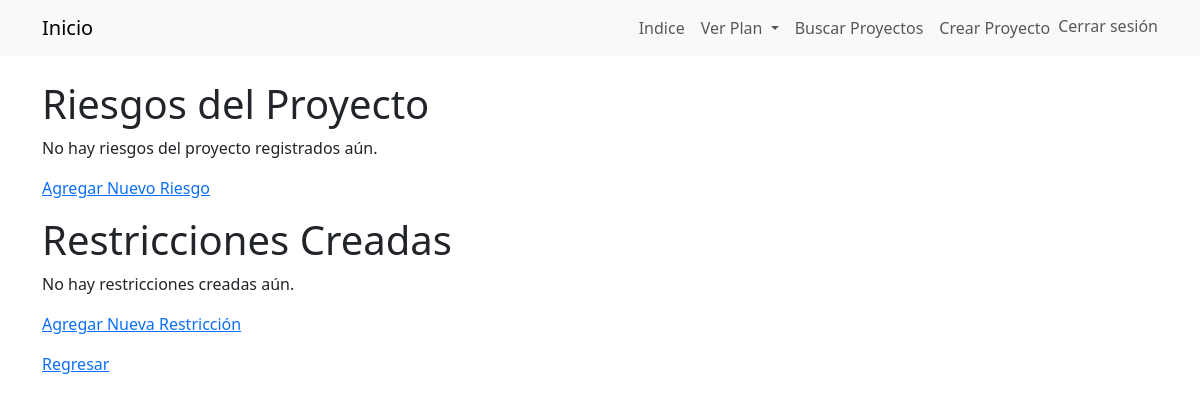
Before: /project-plan/13/view-risks/ with the older database file.
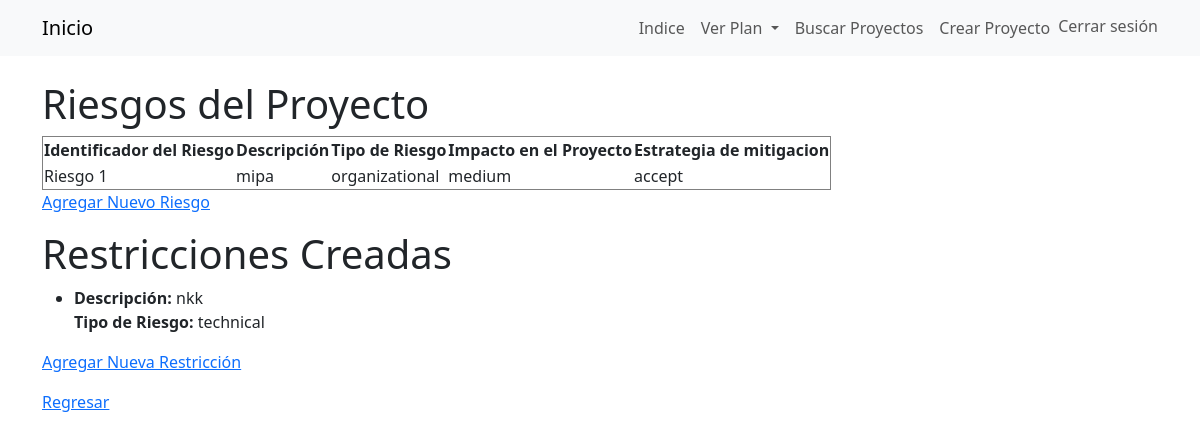
After: the same page with the newer database file.
### creadorAPP/models.py (models this page shows, shortened)
class ProjectRisks(models.Model):
    RISK_TYPES = [
        ('Técnico', 'Técnico'),
        ('Organizativo', 'Organizativo'),
        ('Financiero', 'Financiero'),
    ]
    MITIGATION_STRATEGIES = [
        ('Evitar', 'Evitar'),
        ('Aceptar', 'Aceptar'),
        ('Transferir', 'Transferir'),
        ('Controlar', 'Controlar'),
    ]
    project_plan = models.ForeignKey(ProjectPlan, on_delete=models.CASCADE, related_name='risks')
    risk_identifier = models.CharField(max_length=50, unique=True)
    description = models.TextField()
    risk_type = models.CharField(max_length=30, choices=RISK_TYPES)
    identification_date = models.DateField(auto_now_add=True)
    probability = models.CharField(max_length=30, choices=[
        ('Baja', 'Baja'),
        ('Media', 'Media'),
        ('Alta', 'Alta'),
    ])
    severity_level = models.CharField(max_length=30, choices=[
        ('Bajo', 'Bajo'),
        ('Medio', 'Medio'),
        ('Alto', 'Alto'),
    ])
    mitigation_strategy = models.CharField(max_length=30, choices=MITIGATION_STRATEGIES)

class Restriccion(models.Model):
    RISK_TYPES = [
       ('Técnico', 'Técnico'),
        ('Organizativo', 'Organizativo'),
        ('Financiero', 'Financiero'),
    ]
    proyecto = models.ForeignKey(ProjectPlan, on_delete=models.CASCADE, related_name='restricciones')
    descripcion = models.TextField(help_text="Descripción de la restricción.")
    tipo_riesgo = models.CharField(
        max_length=30,
        choices=RISK_TYPES,
        verbose_name="Tipo de Riesgo",
        null=True,
        blank=True,
        help_text="Tipo de riesgo asociado con esta restricción."
    )
    fecha_creacion = models.DateTimeField(auto_now_add=True)

### creadorAPP/views.py (the view)
# urls.py: path('project-plan/<int:project_id>/view-risks/', views.view_risks, name='view_risks'),
def view_risks(request, project_id):
    project_risks = ProjectRisks.objects.filter(project_plan = project_id)
    restricciones = Restriccion.objects.filter(proyecto=project_id)
    return render(request, 'projects/view_risks.html', {'project_risks': project_risks, 'project_id': project_id, 'restricciones':restricciones})

### creadorAPP/templates/projects/view_risks.html (shortened to what this page needs)
{% extends 'base.html' %}
{% block content %}
<body>
    <h1>Riesgos del Proyecto</h1>
    {% if project_risks %}
        <table border="1">
            <thead>
                <tr>
                    <th>Identificador del Riesgo</th>
                    <th>Descripción</th>
                    <th>Tipo de Riesgo</th>
                    <th>Impacto en el Proyecto</th>
                    <th>Estrategia de mitigacion</th>
                </tr>
            </thead>
            <tbody>
                {% for risk in project_risks %}
                    <tr>
                        <td>{{ risk.risk_identifier }}</td>
                        <td>{{ risk.description }}</td>
                        <td>{{ risk.risk_type }}</td>
                        <td>{{ risk.severity_level }}</td>
                        <td>{{ risk.mitigation_strategy }}</td>
                    </tr>
                {% endfor %}
            </tbody>
        </table>
    {% else %}
        <p>No hay riesgos del proyecto registrados aún.</p>
    {% endif %}
    <p><a href="{% url 'define_risks' project_id %}">Agregar Nuevo Riesgo</a></p>
    <h1>Restricciones Creadas</h1>
    {% if restricciones %}
        <ul>
            {% for restriccion in restricciones %}
                <li>
                <strong>Descripción:</strong> {{ restriccion.descripcion }}<br>
                <strong>Tipo de Riesgo:</strong>
                {% if restriccion.tipo_riesgo %}
                    {{ restriccion.get_tipo_riesgo_display }}
                {% else %}
                    <em>No especificado</em>
                {% endif %}
                </li>
            {% endfor %}
        </ul>
    {% else %}
        <p>No hay restricciones creadas aún.</p>
    {% endif %}
    <p><a href="{% url 'agregar_restriccion' project_id %}">Agregar Nueva Restricción</a></p>
    <p><a href="{% url 'view_project_plan' project_id %}">Regresar</a></p>
</body>
{% endblock %}

### creadorAPP/templates/base.html (shortened to what this page needs)
<!DOCTYPE html>
<html lang="es">
  <head>
    <link
      href="https://cdn.jsdelivr.net/npm/bootstrap@5.3.0-alpha1/dist/css/bootstrap.min.css"
      rel="stylesheet"
    />
  </head>
  <body>
    <nav class="navbar navbar-expand-lg navbar-light bg-light">
      <div class="container">
        <a class="navbar-brand" href="{% url 'home' %}">Inicio</a>
        <div class="collapse navbar-collapse" id="navbarNav">
          <ul class="navbar-nav ms-auto">
            <li class="nav-item">
              {% if project_id %}
                <a class="nav-link" href="{% url 'indice' project_id %}">Indice</a>
              {% else %}
                <a class="nav-link disabled" href="#">Indice</a>
              {% endif %}
            </li>
            <li class="nav-item dropdown">
              {% if project_id %}
                <a
                  class="nav-link dropdown-toggle"
                  href="{% url 'view_project_plan' project_id %}"
                  id="navbarDropdown"
                  role="button"
                  data-bs-toggle="dropdown"
                  aria-expanded="false"
                >
                  Ver Plan
                </a>
              {% else %}
                <a class="nav-link disabled" href="#">Ver Plan</a>
              {% endif %}
            </li>
            <li class="nav-item">
              <a class="nav-link" href="{% url 'search' %}">Buscar Proyectos</a>
            </li>
            <li class="nav-item">
              <a class="nav-link" href="{% url 'define_project_plan' %}">
                Crear Proyecto
              </a>
            </li>
            <li class="nav-item">
              <form action="{% url 'logout' %}" method="POST" style="display: inline">
                <button
                  type="submit"
                  class="btn btn-link nav-link"
                  style="display: inline; padding: 0; margin-top: 6px"
                >
                  Cerrar sesión
                </button>
              </form>
            </li>
          </ul>
        </div>
      </div>
    </nav>
    <div class="container mt-4">
      {% block content %}
      {% endblock %}
    </div>
  </body>
</html>

Changed rows visible on the page:
added ProjectRisks: risk_identifier "Riesgo 1", description "mipa", risk_type "organizational", severity_level "medium", mitigation_strategy "accept"
added Restriccion: descripcion "nkk", tipo_riesgo "technical"
Other visible differences:
text no longer shown: "No hay riesgos del proyecto registrados aún. No hay restricciones creadas aún."
text now shown: "Identificador del Riesgo Descripción Tipo de Riesgo Impacto en el Proyecto Estrategia de mitigacion"
